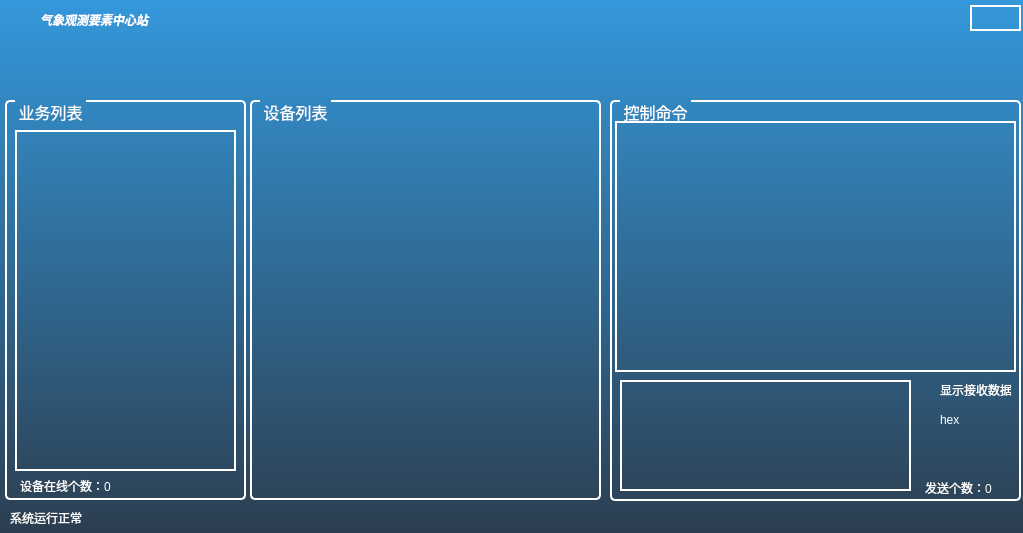
<?xml version="1.0" encoding="UTF-8"?>
<ui version="4.0">
 <class>Server_VSClass</class>
 <widget class="QMainWindow" name="Server_VSClass">
  <property name="geometry">
   <rect>
    <x>0</x>
    <y>0</y>
    <width>1023</width>
    <height>533</height>
   </rect>
  </property>
  <property name="font">
   <font>
    <family>微软雅黑</family>
    <pointsize>10</pointsize>
   </font>
  </property>
  <property name="windowTitle">
   <string>气象观测要素中心站</string>
  </property>
  <property name="windowIcon">
   <iconset>
    <normaloff>../Image/png/Weather.ico</normaloff>../Image/png/Weather.ico</iconset>
  </property>
  <property name="windowOpacity">
   <double>1.000000000000000</double>
  </property>
  <property name="styleSheet">
   <string notr="true">background: qlineargradient(spread:pad, x1:0, y1:0, x2:0, y2:1, stop:0  rgba(52,152,219, 255), stop:1 rgba(44, 62, 80, 255)); color:white;
</string>
  </property>
  <widget class="QWidget" name="centralWidget">
   <property name="autoFillBackground">
    <bool>false</bool>
   </property>
   <property name="styleSheet">
    <string notr="true"/>
   </property>
   <widget class="QGroupBox" name="groupBox_Main">
    <property name="geometry">
     <rect>
      <x>0</x>
      <y>0</y>
      <width>1024</width>
      <height>540</height>
     </rect>
    </property>
    <property name="styleSheet">
     <string notr="true">background:transparent;border-width: 2px;border-style: solid;border-color:transparent</string>
    </property>
    <property name="title">
     <string/>
    </property>
    <widget class="QGroupBox" name="groupBox_M">
     <property name="geometry">
      <rect>
       <x>5</x>
       <y>40</y>
       <width>191</width>
       <height>51</height>
      </rect>
     </property>
     <property name="font">
      <font>
       <family>微软雅黑</family>
       <pointsize>12</pointsize>
      </font>
     </property>
     <property name="styleSheet">
      <string notr="true">background:transparent;border-width: 0px;border-style: solid;border-color: rgb(255, 255, 255);</string>
     </property>
     <property name="title">
      <string/>
     </property>
     <widget class="QPushButton" name="RemoveBtn">
      <property name="geometry">
       <rect>
        <x>55</x>
        <y>10</y>
        <width>35</width>
        <height>35</height>
       </rect>
      </property>
      <property name="toolTip">
       <string>删除解析库</string>
      </property>
      <property name="styleSheet">
       <string notr="true">QPushButton{background-color:transparent;border-width:0px;}
QPushButton:hover{border-width: 2px;border-style: solid;border-color: rgb(255, 255, 255);border-radius:5;}
QToolTip{border:0px;background:rgb(46,80,108,255);color:white}</string>
      </property>
      <property name="text">
       <string/>
      </property>
      <property name="icon">
       <iconset>
        <normaloff>../Image/png/Remove.png</normaloff>../Image/png/Remove.png</iconset>
      </property>
      <property name="iconSize">
       <size>
        <width>32</width>
        <height>32</height>
       </size>
      </property>
     </widget>
     <widget class="QPushButton" name="SettingBtn">
      <property name="geometry">
       <rect>
        <x>100</x>
        <y>10</y>
        <width>35</width>
        <height>35</height>
       </rect>
      </property>
      <property name="toolTip">
       <string>参数设置</string>
      </property>
      <property name="styleSheet">
       <string notr="true">QPushButton{background-color:transparent;border-width:0px;}
QPushButton:hover{border-width: 2px;border-style: solid;border-color: rgb(255, 255, 255);border-radius:5;}
QToolTip{border:0px;background:rgb(46,80,108,255);color:white}</string>
      </property>
      <property name="text">
       <string/>
      </property>
      <property name="icon">
       <iconset>
        <normaloff>../Image/png/setting.png</normaloff>../Image/png/setting.png</iconset>
      </property>
      <property name="iconSize">
       <size>
        <width>32</width>
        <height>32</height>
       </size>
      </property>
     </widget>
     <widget class="QPushButton" name="LogBtn">
      <property name="geometry">
       <rect>
        <x>145</x>
        <y>10</y>
        <width>35</width>
        <height>35</height>
       </rect>
      </property>
      <property name="toolTip">
       <string>查看日志</string>
      </property>
      <property name="styleSheet">
       <string notr="true">QPushButton{background-color:transparent;border-width:0px;}
QPushButton:hover{border-width: 2px;border-style: solid;border-color: rgb(255, 255, 255);border-radius:5;}
QToolTip{border:0px;background:rgb(46,80,108,255);color:white}</string>
      </property>
      <property name="text">
       <string/>
      </property>
      <property name="icon">
       <iconset>
        <normaloff>../Image/png/log.png</normaloff>../Image/png/log.png</iconset>
      </property>
      <property name="iconSize">
       <size>
        <width>32</width>
        <height>32</height>
       </size>
      </property>
     </widget>
     <widget class="QPushButton" name="AddBtn">
      <property name="geometry">
       <rect>
        <x>10</x>
        <y>10</y>
        <width>35</width>
        <height>35</height>
       </rect>
      </property>
      <property name="toolTip">
       <string>添加解析库</string>
      </property>
      <property name="styleSheet">
       <string notr="true">QPushButton{background-color:transparent;border-width:0px;}
QPushButton:hover{border-width: 2px;border-style: solid;border-color: rgb(255, 255, 255);border-radius:5;}
QToolTip{border:0px;background:rgb(46,80,108,255);color:white}</string>
      </property>
      <property name="text">
       <string/>
      </property>
      <property name="icon">
       <iconset>
        <normaloff>../Image/png/Add.png</normaloff>../Image/png/Add.png</iconset>
      </property>
      <property name="iconSize">
       <size>
        <width>32</width>
        <height>32</height>
       </size>
      </property>
     </widget>
    </widget>
    <widget class="QLabel" name="NameLabel">
     <property name="geometry">
      <rect>
       <x>40</x>
       <y>10</y>
       <width>151</width>
       <height>20</height>
      </rect>
     </property>
     <property name="font">
      <font>
       <family>微软雅黑</family>
       <weight>75</weight>
       <italic>true</italic>
       <bold>true</bold>
      </font>
     </property>
     <property name="styleSheet">
      <string notr="true">background:transparent;border-width: 0px;border-style: solid;border-color: rgb(255, 255, 255);</string>
     </property>
     <property name="text">
      <string>气象观测要素中心站</string>
     </property>
    </widget>
    <widget class="QLabel" name="ImageLabel">
     <property name="geometry">
      <rect>
       <x>5</x>
       <y>5</y>
       <width>30</width>
       <height>30</height>
      </rect>
     </property>
     <property name="styleSheet">
      <string notr="true">background:transparent;border-width: 0px;border-style: solid;border-color: rgb(255, 255, 255);</string>
     </property>
     <property name="text">
      <string/>
     </property>
     <property name="pixmap">
      <pixmap>../Image/png/weather.png</pixmap>
     </property>
    </widget>
    <widget class="QGroupBox" name="groupBox_C">
     <property name="geometry">
      <rect>
       <x>970</x>
       <y>5</y>
       <width>51</width>
       <height>26</height>
      </rect>
     </property>
     <property name="styleSheet">
      <string notr="true">background:transparent;border-width: 2px;border-style: solid;border-color: rgb(255, 255, 255);</string>
     </property>
     <property name="title">
      <string/>
     </property>
     <widget class="QPushButton" name="MinBtn">
      <property name="geometry">
       <rect>
        <x>5</x>
        <y>5</y>
        <width>16</width>
        <height>16</height>
       </rect>
      </property>
      <property name="toolTip">
       <string>最小化</string>
      </property>
      <property name="styleSheet">
       <string notr="true">QPushButton{background-color:transparent;border-width:0px;}
QPushButton:hover{border-width: 2px;border-style: solid;border-color: rgb(255, 255, 255);}
QToolTip{border:0px;background:rgb(46,80,108,255);color:white}</string>
      </property>
      <property name="text">
       <string/>
      </property>
      <property name="icon">
       <iconset>
        <normaloff>../Image/png/minus.png</normaloff>../Image/png/minus.png</iconset>
      </property>
     </widget>
     <widget class="QPushButton" name="CloseBtn">
      <property name="geometry">
       <rect>
        <x>30</x>
        <y>5</y>
        <width>16</width>
        <height>16</height>
       </rect>
      </property>
      <property name="toolTip">
       <string>关闭</string>
      </property>
      <property name="styleSheet">
       <string notr="true">QPushButton{background-color:transparent;border-width:0px;}
QPushButton:hover{border-width: 2px;border-style: solid;border-color: rgb(255, 255, 255);}
QToolTip{border:0px;background:rgb(46,80,108,255);color:white}</string>
      </property>
      <property name="text">
       <string/>
      </property>
      <property name="icon">
       <iconset>
        <normaloff>../Image/png/close.png</normaloff>../Image/png/close.png</iconset>
      </property>
     </widget>
    </widget>
    <widget class="QGroupBox" name="groupBox_F">
     <property name="geometry">
      <rect>
       <x>250</x>
       <y>100</y>
       <width>351</width>
       <height>400</height>
      </rect>
     </property>
     <property name="font">
      <font>
       <family>微软雅黑</family>
       <pointsize>12</pointsize>
      </font>
     </property>
     <property name="styleSheet">
      <string notr="true">QGroupBox{border:2px solid rgb(255,255,255);margin-top: 3ex;border-radius:5;}QGroupBox::title {subcontrol-origin: margin;subcontrol-position: top left;left:10px; margin-left: 0px;padding:0 1px;}</string>
     </property>
     <property name="title">
      <string>设备列表</string>
     </property>
     <widget class="QListWidget" name="ClientList">
      <property name="geometry">
       <rect>
        <x>15</x>
        <y>31</y>
        <width>321</width>
        <height>351</height>
       </rect>
      </property>
      <property name="styleSheet">
       <string notr="true">QListView {show-decoration-selected: 1;border-color:white;color:white; font:12pt}
QListView::item {min-height:40px; border-style: none;color: white;font: 12pt '\346\226\260\345\256\213\344\275\223';}
QListView::item:selected { border: white; border-style: solid;background: qlineargradient(spread:pad, x1:0, y1:0, x2:1, y2:0, stop:0 transparent, stop:0.01 transparent,stop:0.011 rgba(46,80,108,255), stop:1 rgba(46,80,108,255));color: white;}
QListView::item:hover {color: rgb(255,255,255);background-color:qlineargradient(spread:pad, x1:0, y1:0, x2:1, y2:0, stop:0 rgba(255, 255, 255, 255), stop:0.01 rgba(255, 255, 255, 255),stop:0.011 #11998e, stop:1 #11998e)}</string>
      </property>
     </widget>
    </widget>
    <widget class="QGroupBox" name="groupBox_S">
     <property name="geometry">
      <rect>
       <x>5</x>
       <y>100</y>
       <width>241</width>
       <height>400</height>
      </rect>
     </property>
     <property name="font">
      <font>
       <family>微软雅黑</family>
       <pointsize>12</pointsize>
      </font>
     </property>
     <property name="styleSheet">
      <string notr="true">QGroupBox{border:2px solid rgb(255,255,255);margin-top: 3ex;border-radius:5;}QGroupBox::title {subcontrol-origin: margin;subcontrol-position: top left;left:10px; margin-left: 0px;padding:0 1px;}</string>
     </property>
     <property name="title">
      <string>业务列表</string>
     </property>
     <widget class="QTableWidget" name="ServerList">
      <property name="geometry">
       <rect>
        <x>10</x>
        <y>30</y>
        <width>221</width>
        <height>341</height>
       </rect>
      </property>
      <property name="styleSheet">
       <string notr="true">QTableWidget{show-decoration-selected: 1;background:transparent;color:white;border-width: 2px;border-style: solid;border-color: rgb(255, 255, 255);font-size:20px;}
QTableWidget::item::selected{ background:rgba(46,80,108,255)}
QTableWidget::item::hover{ background:#11998e}</string>
      </property>
     </widget>
     <widget class="QLabel" name="OnLineCountLabel">
      <property name="geometry">
       <rect>
        <x>10</x>
        <y>375</y>
        <width>211</width>
        <height>21</height>
       </rect>
      </property>
      <property name="text">
       <string>设备在线个数：0</string>
      </property>
     </widget>
    </widget>
    <widget class="QLabel" name="StatusLabel">
     <property name="geometry">
      <rect>
       <x>5</x>
       <y>505</y>
       <width>1014</width>
       <height>25</height>
      </rect>
     </property>
     <property name="font">
      <font>
       <family>微软雅黑</family>
      </font>
     </property>
     <property name="styleSheet">
      <string notr="true"/>
     </property>
     <property name="text">
      <string>系统运行正常</string>
     </property>
    </widget>
    <widget class="QGroupBox" name="groupBox_CM">
     <property name="enabled">
      <bool>false</bool>
     </property>
     <property name="geometry">
      <rect>
       <x>610</x>
       <y>100</y>
       <width>411</width>
       <height>401</height>
      </rect>
     </property>
     <property name="sizePolicy">
      <sizepolicy hsizetype="Preferred" vsizetype="Preferred">
       <horstretch>0</horstretch>
       <verstretch>0</verstretch>
      </sizepolicy>
     </property>
     <property name="font">
      <font>
       <family>微软雅黑</family>
       <pointsize>12</pointsize>
      </font>
     </property>
     <property name="styleSheet">
      <string notr="true">QGroupBox{border:2px solid rgb(255,255,255);margin-top: 3ex;border-radius:5;}QGroupBox::title {subcontrol-origin: margin;subcontrol-position: top left;left:10px; margin-left: 0px;padding:0 1px;}</string>
     </property>
     <property name="title">
      <string>控制命令</string>
     </property>
     <property name="alignment">
      <set>Qt::AlignJustify|Qt::AlignTop</set>
     </property>
     <property name="flat">
      <bool>false</bool>
     </property>
     <widget class="QTextEdit" name="Send_textEdit">
      <property name="geometry">
       <rect>
        <x>10</x>
        <y>280</y>
        <width>291</width>
        <height>111</height>
       </rect>
      </property>
      <property name="styleSheet">
       <string notr="true">border-width: 2px;border-style: solid;border-color: rgb(255, 255, 255);</string>
      </property>
     </widget>
     <widget class="QCheckBox" name="HexSwitchBtn">
      <property name="geometry">
       <rect>
        <x>310</x>
        <y>310</y>
        <width>71</width>
        <height>20</height>
       </rect>
      </property>
      <property name="styleSheet">
       <string notr="true">QCheckBox{background-color:transparent;border-width:0px;}
QCheckBox:hover{border-width: 2px;border-style: solid;border-color: rgb(255, 255, 255);border-radius:5;}</string>
      </property>
      <property name="text">
       <string>hex</string>
      </property>
     </widget>
     <widget class="QPushButton" name="SndTxtBtn">
      <property name="geometry">
       <rect>
        <x>310</x>
        <y>335</y>
        <width>38</width>
        <height>38</height>
       </rect>
      </property>
      <property name="toolTip">
       <string>发送</string>
      </property>
      <property name="styleSheet">
       <string notr="true">QPushButton{background-color:transparent;border-width:0px;}
QPushButton:hover{border-width: 2px;border-style: solid;border-color: rgb(255, 255, 255);border-radius:5;}
QToolTip{border:0px;background:rgb(46,80,108,255);color:white}</string>
      </property>
      <property name="text">
       <string/>
      </property>
      <property name="icon">
       <iconset>
        <normaloff>../Image/png/send.png</normaloff>../Image/png/send.png</iconset>
      </property>
      <property name="iconSize">
       <size>
        <width>32</width>
        <height>32</height>
       </size>
      </property>
     </widget>
     <widget class="QPushButton" name="ClearTxtBtn">
      <property name="geometry">
       <rect>
        <x>360</x>
        <y>335</y>
        <width>38</width>
        <height>38</height>
       </rect>
      </property>
      <property name="toolTip">
       <string>清除</string>
      </property>
      <property name="styleSheet">
       <string notr="true">QPushButton{background-color:transparent;border-width:0px;}
QPushButton:hover{border-width: 2px;border-style: solid;border-color: rgb(255, 255, 255);border-radius:5;}
QToolTip{border:0px;background:rgb(46,80,108,255);color:white}</string>
      </property>
      <property name="text">
       <string/>
      </property>
      <property name="icon">
       <iconset>
        <normaloff>../Image/png/clear.png</normaloff>../Image/png/clear.png</iconset>
      </property>
      <property name="iconSize">
       <size>
        <width>32</width>
        <height>32</height>
       </size>
      </property>
     </widget>
     <widget class="QLabel" name="SndCountLabel">
      <property name="geometry">
       <rect>
        <x>310</x>
        <y>380</y>
        <width>91</width>
        <height>16</height>
       </rect>
      </property>
      <property name="text">
       <string>发送个数：0</string>
      </property>
     </widget>
     <widget class="QCheckBox" name="ShowTxtSwitchBtn">
      <property name="geometry">
       <rect>
        <x>310</x>
        <y>280</y>
        <width>91</width>
        <height>20</height>
       </rect>
      </property>
      <property name="styleSheet">
       <string notr="true">QCheckBox{background-color:transparent;border-width:0px;}
QCheckBox:hover{border-width: 2px;border-style: solid;border-color: rgb(255, 255, 255);border-radius:5;}</string>
      </property>
      <property name="text">
       <string>显示接收数据</string>
      </property>
     </widget>
     <widget class="QTextBrowser" name="RecvTxtBrower">
      <property name="geometry">
       <rect>
        <x>5</x>
        <y>21</y>
        <width>401</width>
        <height>251</height>
       </rect>
      </property>
      <property name="styleSheet">
       <string notr="true">border-width: 2px;border-style: solid;border-color: rgb(255, 255, 255);</string>
      </property>
     </widget>
    </widget>
   </widget>
  </widget>
  <action name="actionDMTM">
   <property name="text">
    <string>补抄数据</string>
   </property>
   <property name="toolTip">
    <string>补抄数据</string>
   </property>
  </action>
  <action name="action1">
   <property name="text">
    <string>1</string>
   </property>
  </action>
  <action name="action_SYSLog">
   <property name="text">
    <string>系统日志</string>
   </property>
  </action>
  <action name="action_DataLog">
   <property name="text">
    <string>数据日志</string>
   </property>
  </action>
 </widget>
 <layoutdefault spacing="6" margin="11"/>
 <resources/>
 <connections/>
 <slots>
  <slot>on_RunBtn_clicked()</slot>
  <slot>On_SetTimeBtn_Clicked()</slot>
  <slot>on_clientList_customContextMenuRequested(QPoint)</slot>
 </slots>
</ui>
